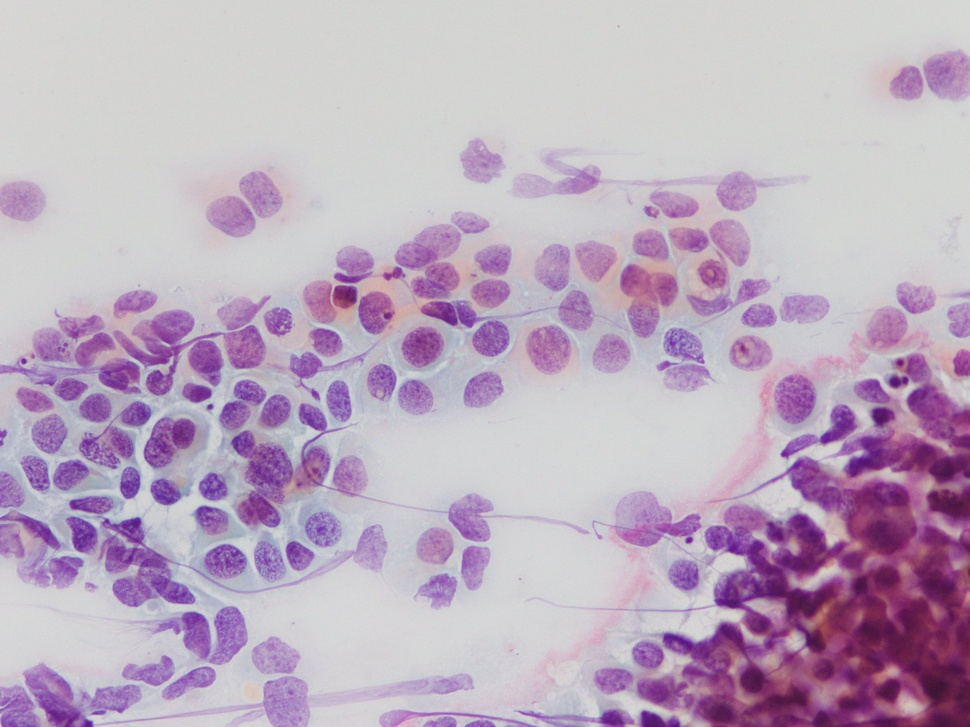
#> input picture Week_13_IMAGE_data/Computer Vision/Image_6385.jpg, 970 x 727 px, shrunk from 1920 x 1440 before the run
$ jupyter execute day2.ipynb
#> lines starting #> are read from the running program, lines starting #| are printed output that depends on the picture
[cell 1]
import cv2
import numpy as np
import matplotlib.pyplot as plt

[cell 2]
img = cv2.imread('Image_6385.jpg')
#> img is the input picture: shape (727, 970, 3); mean B, G, R 191.3, 171.7, 188.9
img = cv2.cvtColor(img, cv2.COLOR_BGR2RGB)

plt.figure(figsize=(6, 6))
plt.imshow(img)
plt.axis('off')
plt.show()


# Convert the image to different color spaces
img_bgr = cv2.cvtColor(img, cv2.COLOR_RGB2BGR)
img_hsv = cv2.cvtColor(img, cv2.COLOR_RGB2HSV)
#> img_hsv: shape (727, 970, 3); mean H, S, V 108.3, 37.5, 194.5
img_hls = cv2.cvtColor(img, cv2.COLOR_RGB2HLS)
#> img_hls: shape (727, 970, 3); mean of channels 0, 1, 2 108.3, 182.9, 35.7
img_gray = cv2.cvtColor(img, cv2.COLOR_RGB2GRAY)
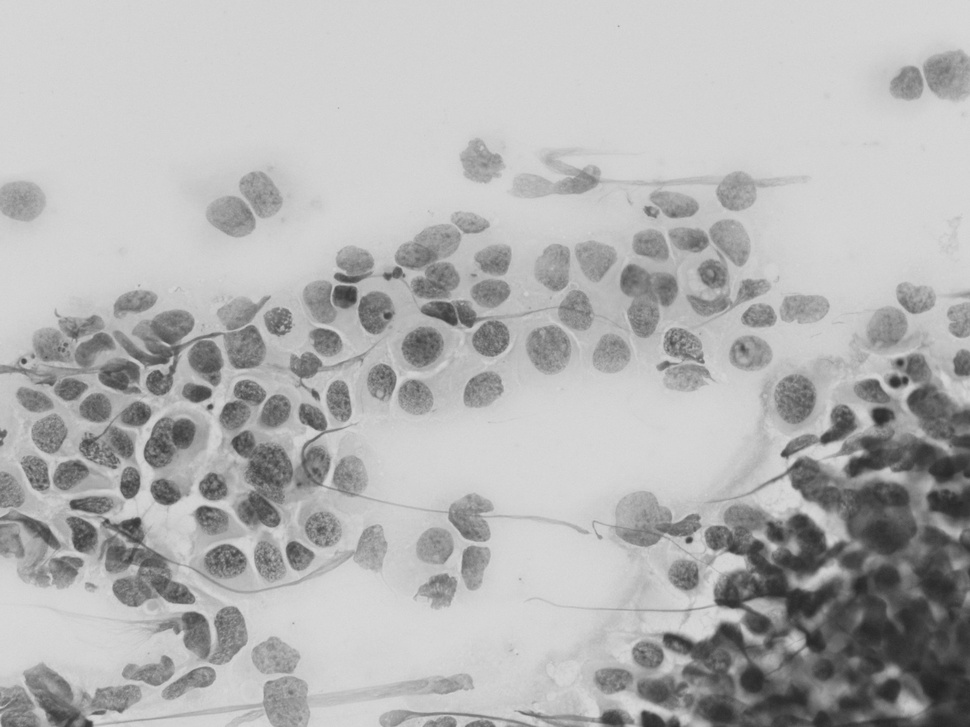
#> img_gray: shape (727, 970); min 35, max 218, mean 179.1

# Create a grid plot to display the images
fig, axes = plt.subplots(2, 3, figsize=(12, 8))
axes = axes.ravel()

# Display the original RGB image
axes[0].imshow(img)
axes[0].set_title('RGB')
axes[0].axis('off')

# Display the BGR image
axes[1].imshow(img_bgr)
axes[1].set_title('BGR')
axes[1].axis('off')

# Display the HSV image
axes[2].imshow(img_hsv)
axes[2].set_title('HSV')
axes[2].axis('off')

# Display the HSB image
axes[3].imshow(img_hls)
axes[3].set_title('HSL')
axes[3].axis('off')

# Display the Grayscale image
axes[4].imshow(img_gray, cmap='gray')
axes[4].set_title('Grayscale')
axes[4].axis('off')

# Hide the last subplot (empty)
axes[5].axis('off')

plt.tight_layout()
plt.show()
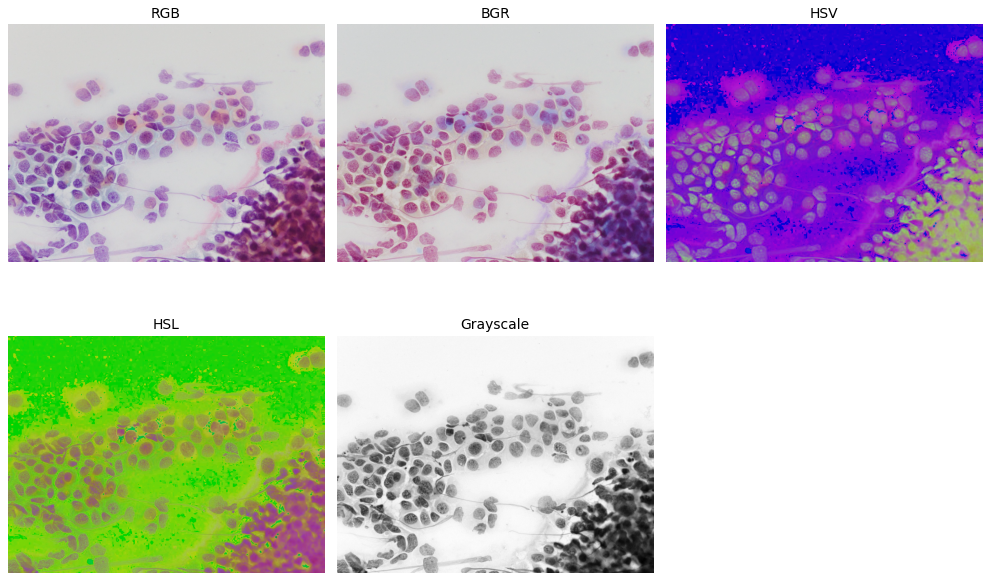
#> figure drawn by matplotlib, 5 panels; B, G, R data is drawn as R, G, B

$ run again, with Week_13_IMAGE_data/Computer Vision/image.jpg copied over Week_13_IMAGE_data/Computer Vision/Image_6385.jpg
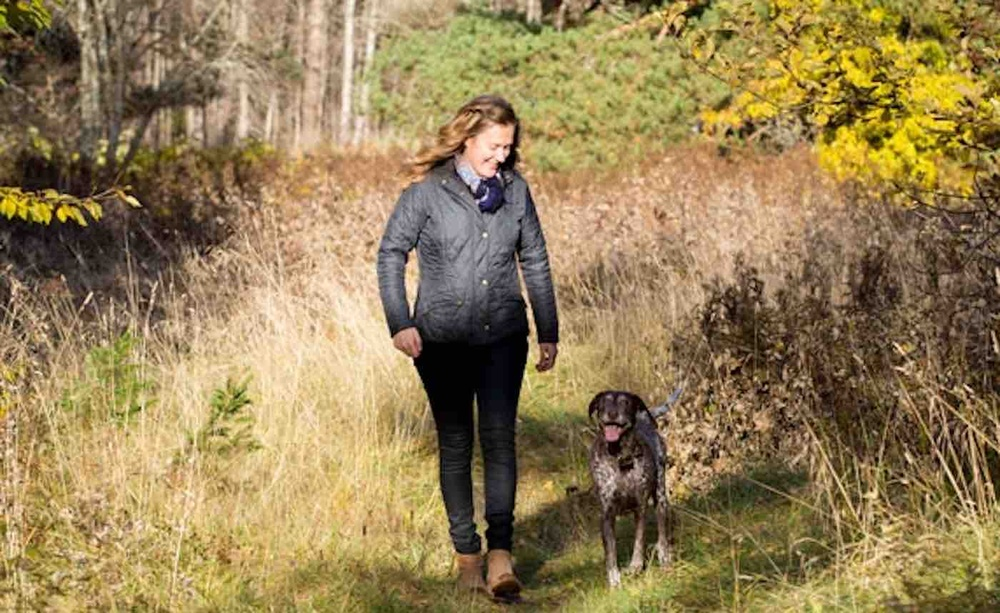
#> input picture Week_13_IMAGE_data/Computer Vision/image.jpg, 1000 x 613 px, shrunk from 1400 x 858 before the run
#> img is the input picture: shape (613, 1000, 3); mean B, G, R 86, 128.5, 149.8
#> img_hsv: shape (613, 1000, 3); mean H, S, V 24.8, 113.4, 150.2
#> img_hls: shape (613, 1000, 3); mean of channels 0, 1, 2 24.8, 118, 102.4
#> `img_gray = cv2.cvtColor(img, cv2.COLOR_RGB2GRAY)`:
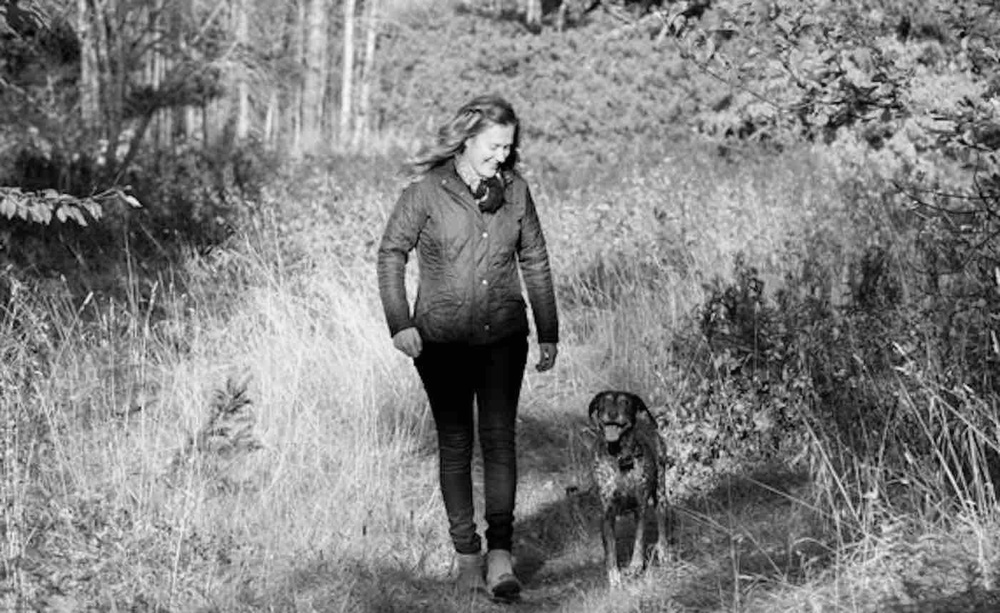
#> img_gray: shape (613, 1000); min 0, max 252, mean 130
